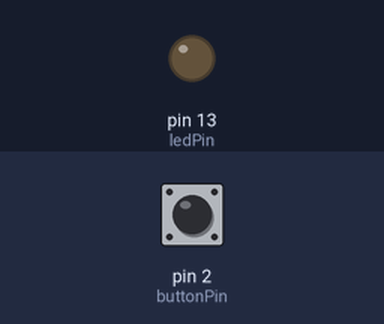
Simulated run of this sketch. Board: Arduino Uno, built with avr-gcc and run on an emulated ATmega328P. Parts: output pins drawn as LEDs (lit = HIGH). The inputs (shaded band) are chosen by the test bench; at power-on: pin 2 (buttonPin) LOW.

Above: at 1.2 s.
1.3 s: pin 2 (buttonPin) pulled HIGH for 0.15 s
At 2.1 s:
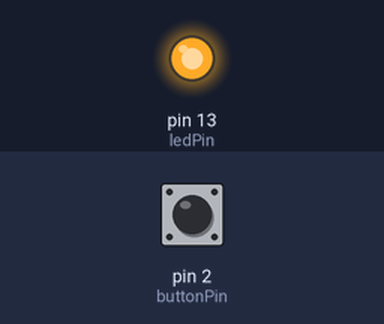
3.8 s: pin 2 (buttonPin) pulled HIGH for 3.2 s
At 8.7 s:
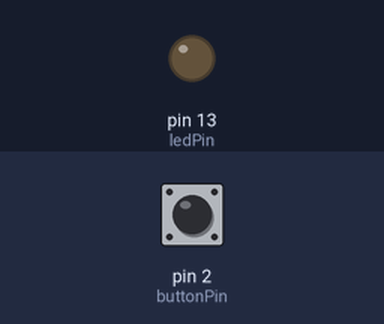
Timing chart, 0 to 10.2 s (numbered marks = the images above; inputs shaded):
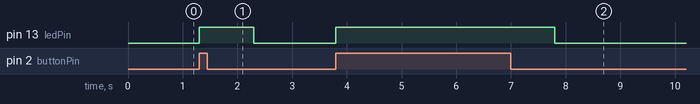

Measured:
- after the input at 1.3 s, pin 13 (ledPin): LOW → HIGH at once, → LOW 1.0 s later
- after the input at 3.8 s, pin 13 (ledPin): LOW → HIGH at once, → LOW 4.0 s later

The sketch:

myButton01.ino
```cpp
const int buttonPin = 2;
const int ledPin = 13;


int buttonState = 0;


void setup() {
  // put your setup code here, to run once:
  pinMode(ledPin, OUTPUT);
  pinMode(buttonPin, INPUT);

}

void loop() {
  // put your main code here, to run repeatedly:
  buttonState = digitalRead(buttonPin);

  if(buttonState == HIGH){
    //turn led on:
    digitalWrite(ledPin, HIGH);
    delay(1000);
    }else{
      //turn led off
      digitalWrite(ledPin, LOW);
      }

}
```
